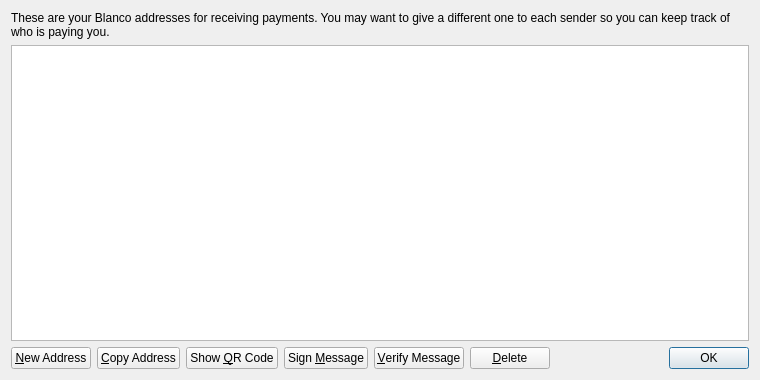
<?xml version="1.0" encoding="UTF-8"?>
<ui version="4.0">
 <class>AddressBookPage</class>
 <widget class="QWidget" name="AddressBookPage">
  <property name="geometry">
   <rect>
    <x>0</x>
    <y>0</y>
    <width>760</width>
    <height>380</height>
   </rect>
  </property>
  <property name="windowTitle">
   <string>Address Book</string>
  </property>
  <layout class="QVBoxLayout" name="verticalLayout">
   <item>
    <widget class="QLabel" name="labelExplanation">
     <property name="text">
      <string>These are your Blanco addresses for receiving payments. You may want to give a different one to each sender so you can keep track of who is paying you.</string>
     </property>
     <property name="textFormat">
      <enum>Qt::PlainText</enum>
     </property>
     <property name="wordWrap">
      <bool>true</bool>
     </property>
    </widget>
   </item>
   <item>
    <widget class="QTableView" name="tableView">
     <property name="contextMenuPolicy">
      <enum>Qt::CustomContextMenu</enum>
     </property>
     <property name="toolTip">
      <string>Double-click to edit address or label</string>
     </property>
     <property name="tabKeyNavigation">
      <bool>false</bool>
     </property>
     <property name="selectionMode">
      <enum>QAbstractItemView::SingleSelection</enum>
     </property>
     <property name="selectionBehavior">
      <enum>QAbstractItemView::SelectRows</enum>
     </property>
     <property name="sortingEnabled">
      <bool>true</bool>
     </property>
     <attribute name="verticalHeaderVisible">
      <bool>false</bool>
     </attribute>
    </widget>
   </item>
   <item>
    <layout class="QHBoxLayout" name="horizontalLayout">
     <item>
      <widget class="QPushButton" name="newAddressButton">
       <property name="toolTip">
        <string>Create a new address</string>
       </property>
       <property name="text">
        <string>&amp;New Address</string>
       </property>
      </widget>
     </item>
     <item>
      <widget class="QPushButton" name="copyToClipboard">
       <property name="toolTip">
        <string>Copy the currently selected address to the system clipboard</string>
       </property>
       <property name="text">
        <string>&amp;Copy Address</string>
       </property>
      </widget>
     </item>
     <item>
      <widget class="QPushButton" name="showQRCode">
       <property name="text">
        <string>Show &amp;QR Code</string>
       </property>
      </widget>
     </item>
     <item>
      <widget class="QPushButton" name="signMessage">
       <property name="toolTip">
        <string>Sign a message to prove you own a Blanco address</string>
       </property>
       <property name="text">
        <string>Sign &amp;Message</string>
       </property>
      </widget>
     </item>
     <item>
      <widget class="QPushButton" name="verifyMessage">
       <property name="toolTip">
        <string>Verify a message to ensure it was signed with a specified Blanco address</string>
       </property>
       <property name="text">
        <string>&amp;Verify Message</string>
       </property>
      </widget>
     </item>
     <item>
      <widget class="QPushButton" name="deleteButton">
       <property name="toolTip">
        <string>Delete the currently selected address from the list</string>
       </property>
       <property name="text">
        <string>&amp;Delete</string>
       </property>
      </widget>
     </item>
     <item>
      <spacer name="horizontalSpacer">
       <property name="orientation">
        <enum>Qt::Horizontal</enum>
       </property>
       <property name="sizeHint" stdset="0">
        <size>
         <width>40</width>
         <height>20</height>
        </size>
       </property>
      </spacer>
     </item>
     <item>
      <widget class="QDialogButtonBox" name="buttonBox">
       <property name="sizePolicy">
        <sizepolicy hsizetype="Maximum" vsizetype="Fixed">
         <horstretch>0</horstretch>
         <verstretch>0</verstretch>
        </sizepolicy>
       </property>
       <property name="standardButtons">
        <set>QDialogButtonBox::Ok</set>
       </property>
      </widget>
     </item>
    </layout>
   </item>
  </layout>
 </widget>
 <resources>
  <include location="../bitcoin.qrc"/>
 </resources>
 <connections/>
</ui>
